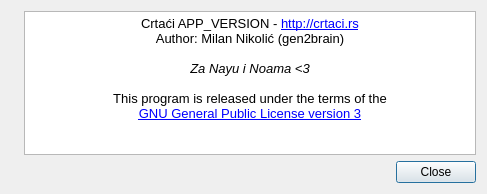
<?xml version="1.0" encoding="UTF-8"?>
<ui version="4.0">
 <class>AboutDialog</class>
 <widget class="QDialog" name="AboutDialog">
  <property name="geometry">
   <rect>
    <x>0</x>
    <y>0</y>
    <width>487</width>
    <height>194</height>
   </rect>
  </property>
  <property name="windowTitle">
   <string>About Crtaći</string>
  </property>
  <layout class="QVBoxLayout" name="verticalLayout">
   <item>
    <layout class="QHBoxLayout" name="horizontalLayout">
     <item>
      <widget class="QLabel" name="label">
       <property name="text">
        <string/>
       </property>
       <property name="pixmap">
        <pixmap resource="images.qrc">:/images/crtaci.png</pixmap>
       </property>
       <property name="scaledContents">
        <bool>false</bool>
       </property>
      </widget>
     </item>
     <item>
      <widget class="QTextBrowser" name="textBrowser">
       <property name="documentTitle">
        <string notr="true"/>
       </property>
       <property name="html">
        <string>&lt;!DOCTYPE HTML PUBLIC &quot;-//W3C//DTD HTML 4.0//EN&quot; &quot;http://www.w3.org/TR/REC-html40/strict.dtd&quot;&gt;
&lt;html&gt;&lt;head&gt;&lt;meta name=&quot;qrichtext&quot; content=&quot;1&quot; /&gt;&lt;style type=&quot;text/css&quot;&gt;
p, li { white-space: pre-wrap; }
&lt;/style&gt;&lt;/head&gt;&lt;body style=&quot; font-family:'Liberation Sans'; font-size:10pt; font-weight:400; font-style:normal;&quot;&gt;
&lt;p align=&quot;center&quot; style=&quot; margin-top:0px; margin-bottom:0px; margin-left:0px; margin-right:0px; -qt-block-indent:0; text-indent:0px;&quot;&gt;Crtaći APP_VERSION - &lt;a href=&quot;http://crtaci.rs&quot;&gt;&lt;span style=&quot; text-decoration: underline; color:#0000ff;&quot;&gt;http://crtaci.rs&lt;/span&gt;&lt;/a&gt;&lt;/p&gt;
&lt;p align=&quot;center&quot; style=&quot; margin-top:0px; margin-bottom:0px; margin-left:0px; margin-right:0px; -qt-block-indent:0; text-indent:0px;&quot;&gt;Author: Milan Nikolić (gen2brain)&lt;/p&gt;
&lt;p align=&quot;center&quot; style=&quot;-qt-paragraph-type:empty; margin-top:0px; margin-bottom:0px; margin-left:0px; margin-right:0px; -qt-block-indent:0; text-indent:0px;&quot;&gt;&lt;br /&gt;&lt;/p&gt;
&lt;p align=&quot;center&quot; style=&quot; margin-top:0px; margin-bottom:0px; margin-left:0px; margin-right:0px; -qt-block-indent:0; text-indent:0px;&quot;&gt;&lt;span style=&quot; font-style:italic;&quot;&gt;Za Nayu i Noama &amp;lt;3&lt;/span&gt;&lt;/p&gt;
&lt;p align=&quot;center&quot; style=&quot;-qt-paragraph-type:empty; margin-top:0px; margin-bottom:0px; margin-left:0px; margin-right:0px; -qt-block-indent:0; text-indent:0px;&quot;&gt;&lt;br /&gt;&lt;/p&gt;
&lt;p align=&quot;center&quot; style=&quot; margin-top:0px; margin-bottom:0px; margin-left:0px; margin-right:0px; -qt-block-indent:0; text-indent:0px;&quot;&gt;This program is released under the terms of the&lt;/p&gt;
&lt;p align=&quot;center&quot; style=&quot; margin-top:0px; margin-bottom:0px; margin-left:0px; margin-right:0px; -qt-block-indent:0; text-indent:0px;&quot;&gt;&lt;a href=&quot;http://www.gnu.org/licenses/gpl-3.0.txt&quot;&gt;&lt;span style=&quot; text-decoration: underline; color:#0000ff;&quot;&gt;GNU General Public License version 3&lt;/span&gt;&lt;/a&gt;&lt;/p&gt;
&lt;p style=&quot;-qt-paragraph-type:empty; margin-top:0px; margin-bottom:0px; margin-left:0px; margin-right:0px; -qt-block-indent:0; text-indent:0px;&quot;&gt;&lt;br /&gt;&lt;/p&gt;&lt;/body&gt;&lt;/html&gt;</string>
       </property>
       <property name="acceptRichText">
        <bool>true</bool>
       </property>
       <property name="openExternalLinks">
        <bool>true</bool>
       </property>
      </widget>
     </item>
    </layout>
   </item>
   <item>
    <widget class="QDialogButtonBox" name="buttonBox">
     <property name="orientation">
      <enum>Qt::Horizontal</enum>
     </property>
     <property name="standardButtons">
      <set>QDialogButtonBox::Close</set>
     </property>
    </widget>
   </item>
  </layout>
 </widget>
 <resources>
  <include location="images.qrc"/>
 </resources>
 <connections>
  <connection>
   <sender>buttonBox</sender>
   <signal>accepted()</signal>
   <receiver>AboutDialog</receiver>
   <slot>accept()</slot>
   <hints>
    <hint type="sourcelabel">
     <x>248</x>
     <y>254</y>
    </hint>
    <hint type="destinationlabel">
     <x>157</x>
     <y>274</y>
    </hint>
   </hints>
  </connection>
  <connection>
   <sender>buttonBox</sender>
   <signal>rejected()</signal>
   <receiver>AboutDialog</receiver>
   <slot>reject()</slot>
   <hints>
    <hint type="sourcelabel">
     <x>316</x>
     <y>260</y>
    </hint>
    <hint type="destinationlabel">
     <x>286</x>
     <y>274</y>
    </hint>
   </hints>
  </connection>
 </connections>
</ui>
